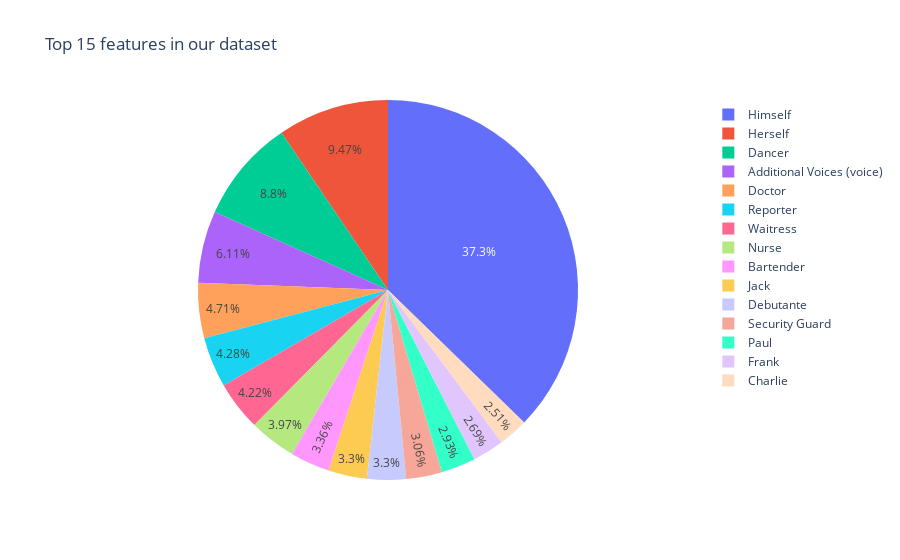

Source (notebook cell):
### Code cell
fig = px.pie(df_char, values='count', names='role', title='Top 15 features in our dataset')
fig.show()

### Figure 1 — Plotly figure (JSON) as saved in the notebook; plotly's stock layout.template omitted (floating-point values rounded to 4 significant figures)
{"data": [{"domain": {"x": [0, 1], "y": [0, 1]}, "hovertemplate": "role=%{label}<br>count=%{value}<extra></extra>", "labels": ["Himself", "Herself", "Dancer", "Additional Voices (voice)", "Doctor", "Reporter", "Waitress", "Nurse", "Bartender", "Jack", "Debutante", "Security Guard", "Paul", "Frank", "Charlie"], "legendgroup": "", "name": "", "showlegend": true, "type": "pie", "values": [610, 155, 144, 100, 77, 70, 69, 65, 55, 54, 54, 50, 48, 44, 41]}], "layout": {"legend": {"tracegroupgap": 0}, "title": {"text": "Top 15 features in our dataset"}}}
